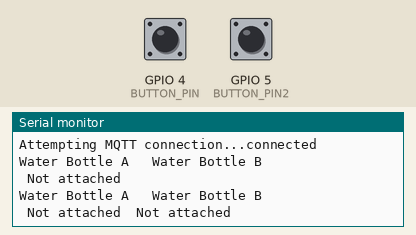
The sketch below on a simulated ESP8266 (NodeMCU). Shown: the last lines printed to the serial monitor. The inputs (shaded band) are chosen by the test bench; at power-on: GPIO 4 (BUTTON_PIN) LOW, GPIO 5 (BUTTON_PIN2) LOW. WiFi joins after 1.5 s; servers stay silent unless stated; random numbers use the default seed unless the sketch sets one; no MQTT or app messages arrive unless stated.

Above: at 2.8 s.
2.9 s: GPIO 4 (BUTTON_PIN) pulled HIGH for 3.2 s
At 4.3 s:
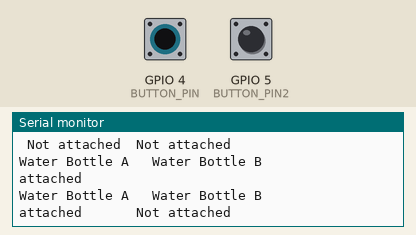
7.6 s: GPIO 5 (BUTTON_PIN2) pulled HIGH for 1 s
At 8.6 s:
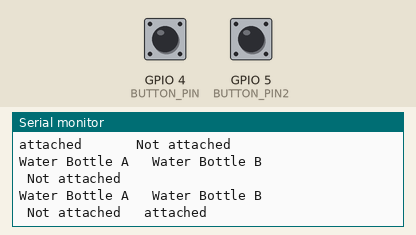
10.1 s: GPIO 4 (BUTTON_PIN) driven HIGH and GPIO 5 (BUTTON_PIN2) driven HIGH
At 13.0 s:
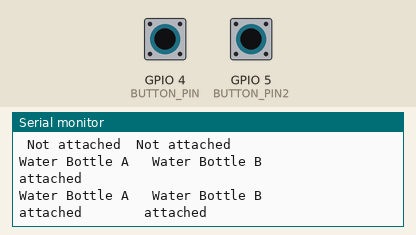

The sketch:

LEDwESP.ino
```cpp
#include <ESP8266WiFi.h>
#include <PubSubClient.h>

int BUTTON_PIN = 4;
int status1;
int status2;
int BUTTON_PIN2= 5; //button is connected to GPIO pin D1
// Update these with values suitable for your network.
const char* ssid = "******";//put your wifi ssid here
const char* password = "*******";//put your wifi password here.
const char* mqtt_server = "mqtt.eclipse.org";
//const char* mqtt_server = "iot.eclipse.org";

WiFiClient espClient;
PubSubClient client(espClient);
long lastMsg = 0;
char msg[50];

void setup_wifi() {
   delay(100);
  // We start by connecting to a WiFi network
    Serial.print("Connecting to ");
    Serial.println(ssid);
    WiFi.begin(ssid, password);
    while (WiFi.status() != WL_CONNECTED)
    {
      delay(500);
      Serial.print(".");
    }
  randomSeed(micros());
  Serial.println("");
  Serial.println("WiFi connected");
  Serial.println("IP address: ");
  Serial.println(WiFi.localIP());
}

void callback(char* topic, byte* payload, unsigned int length)
{

} //end callback

void reconnect() {
  // Loop until we're reconnected
  while (!client.connected())
  {
    Serial.print("Attempting MQTT connection...");
    // Create a random client ID
    String clientId = "ESP8266Client-";
    clientId += String(random(0xffff), HEX);
    // Attempt to connect
    //if you MQTT broker has clientID,username and password
    //please change following line to    if (client.connect(clientId,userName,passWord))
    if (client.connect(clientId.c_str()))
    {
      Serial.println("connected");
     //once connected to MQTT broker, subscribe command if any
      client.subscribe("OsoyooCommand");
    } else {
      Serial.print("failed, rc=");
      Serial.print(client.state());
      Serial.println(" try again in 5 seconds");
      // Wait 5 seconds before retrying
      delay(5000);
    }
  }
} //end reconnect()

void setup() {
  Serial.begin(115200);
  setup_wifi();
  client.setServer(mqtt_server, 1883);
  client.setCallback(callback);
  pinMode(BUTTON_PIN,INPUT);
}

void loop() {
  if (!client.connected()) {
    reconnect();
  }
  client.loop();
  long now = millis();
  int status;
  //send message every 2 second
  if (now - lastMsg > 2000) {
     lastMsg = now;
     status1= status =digitalRead(BUTTON_PIN);
     status2= status= digitalRead(BUTTON_PIN2);

     String msg="Water Bottle A\t Water Bottle B\n";
    { if(status1==HIGH )
     {
        msg= msg+ "attached\t   ";
       char message[58];
       msg.toCharArray(message,58);
       Serial.println(message);
       //publish sensor data to MQTT broker
      client.publish("tvt", message);
       }
     else
     {
      msg= msg+ " Not attached";
       char message[58];
       msg.toCharArray(message,58);
       Serial.println(message);
       //publish sensor data to MQTT broker
      client.publish("tvt", message);
     }}
     {

if (status2==HIGH )
     {
        msg= msg+ "\t attached";
       char message[58];
       msg.toCharArray(message,58);
       Serial.println(message);
       //publish sensor data to MQTT broker
      client.publish("tvt", message);
       }
     else
     {
      msg= msg+ "\tNot attached";
       char message[58];
       msg.toCharArray(message,58);
       Serial.println(message);
       //publish sensor data to MQTT broker
      client.publish("tvt", message);
     }

      }
    }

}
```

Measured:
- after the input at 2.9 s, the serial monitor: prints a new line after 1.1 s (image 1)
- after the input at 7.6 s, the serial monitor: prints a new line after 0.41 s (image 2)
- after the input at 10.1 s, the serial monitor: prints a new line after 1.9 s (image 3)
